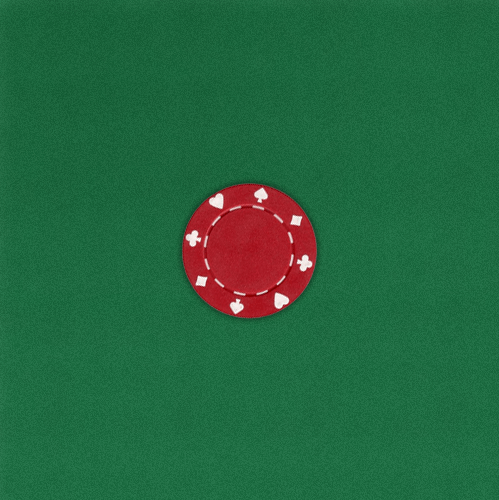
#> input picture cap05/ficha-posicao-1.bmp, 499 x 500 px, found by its file name
$ python ex24.py
#> lines starting #> are read from the running program, lines starting #| are printed output that depends on the picture
#pagina 100
import cv2
#adaptado  para rodar no google colab
from google.colab.patches import cv2_imshow

imagemFichaPosicao1 = cv2.imread("/content/ficha-posicao-1.bmp")
#> imagemFichaPosicao1 is the input picture: shape (500, 499, 3); mean B, G, R 63.7, 102.2, 37
imagemFichaPosicao2 = cv2.imread("/content/ficha-posicao-2.bmp")
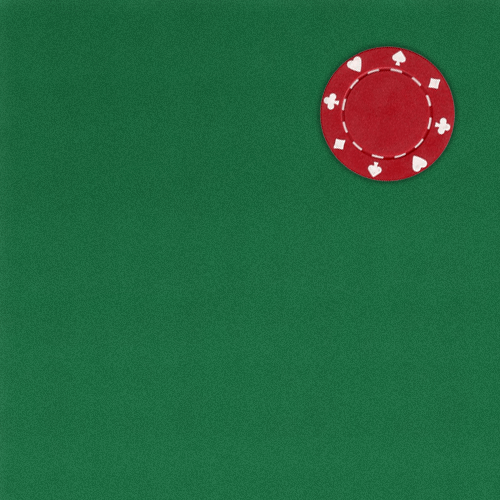
#> input picture cap05/ficha-posicao-2.bmp, 501 x 500 px, found by its file name
#> imagemFichaPosicao2 is the input picture: shape (500, 501, 3); mean B, G, R 64.1, 102.6, 37.4

#adicionado codigo para redimensionar imagens para o mesmo tamanho.
#estava recebendo código de erro ao adicionar as duas imagens pois são de tamanho diferentes
ficha1= cv2.resize( imagemFichaPosicao1, (520,480))
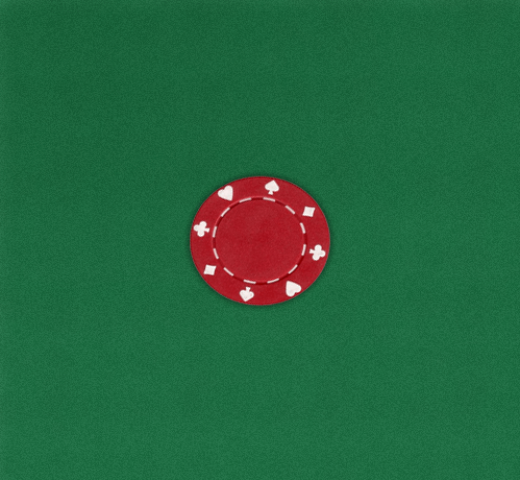
#> ficha1: shape (480, 520, 3); mean B, G, R 63.5, 102.1, 36.8
ficha2=cv2.resize(imagemFichaPosicao2,(520,480))
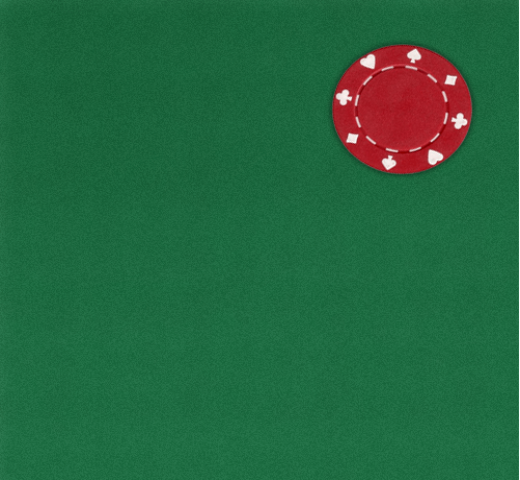
#> ficha2: shape (480, 520, 3); mean B, G, R 64, 102.5, 37.3

imagem = cv2.subtract(ficha1, ficha2)
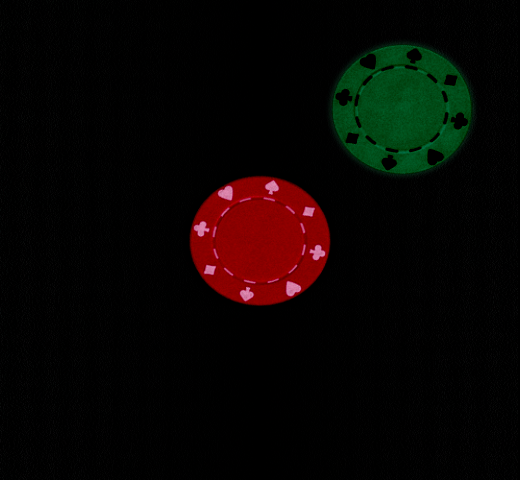
#> imagem: shape (480, 520, 3); mean B, G, R 2.8, 5.2, 9
#alterado para Google colab
cv2_imshow(imagem)
cv2.waitKey(0)
cv2.destroyAllWindows()
